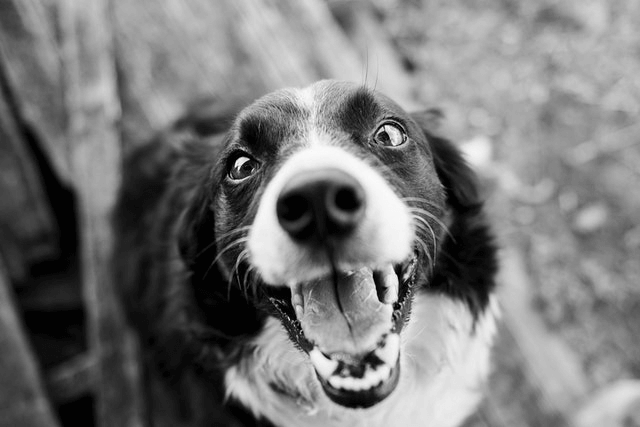
#> input picture black-dog-gray-srgb.png, 640 x 427 px
$ python pg10.py
#> lines starting #> are read from the running program, lines starting #| are printed output that depends on the picture
import cv2

img = cv2.imread('black-dog-gray-srgb.png')
#> img is the input picture: shape (427, 640, 3); min 2, max 250, mean 120.6

# 2. Define crop coordinates (Y first, then X)
# img[y_start:y_end, x_start:x_end]
cropped_img = img[50:250, 100:300]
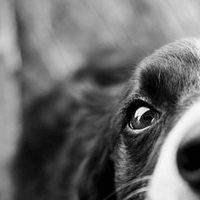
#> cropped_img: shape (200, 200, 3); min 2, max 250, mean 105.6

# 3. Save the cropped image
cv2.imwrite('cropped_image.png', cropped_img)

# 4. Display the result
cv2.imshow('Original Image', img)
cv2.imshow('Cropped Image', cropped_img)
cv2.waitKey(0)
cv2.destroyAllWindows()

print("Image cropped successfully")
